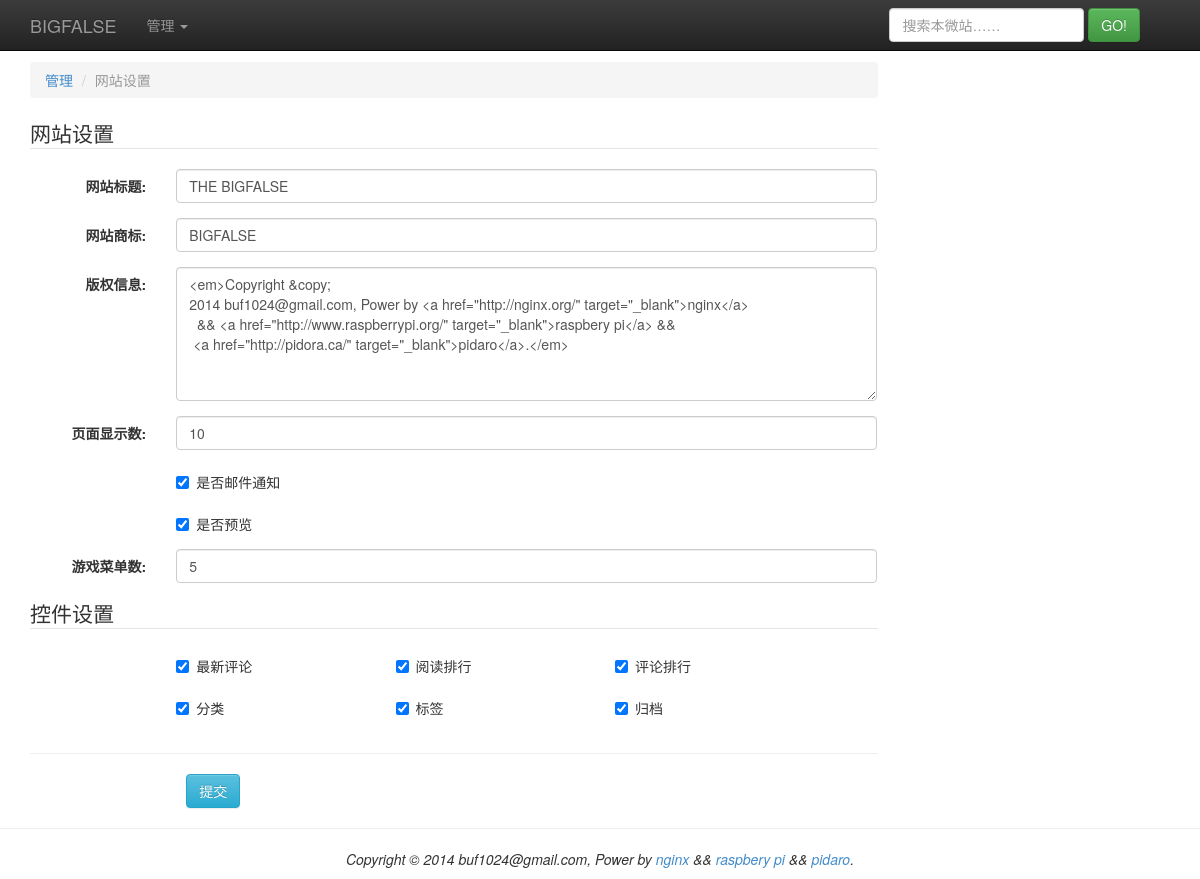
The page /manage/setting (signed in) on the database as committed earlier.
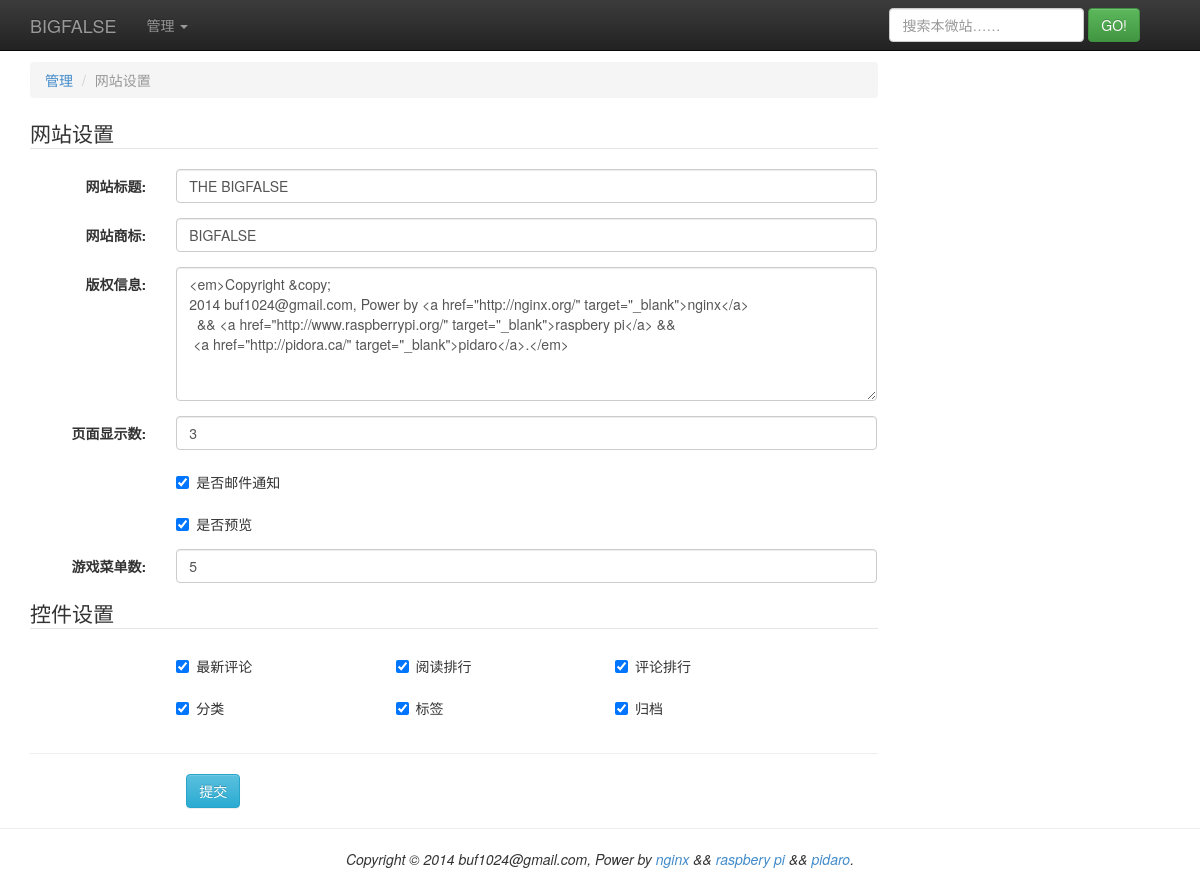
The same page on the database as committed later.
### tinylog/models.py (models this page shows, shortened)
class Settings(models.Model):
    title = models.CharField(max_length = 128)
    brand = models.CharField(max_length = 128)
    copy_info = models.CharField(max_length = 256)
    blog_display_count = models.IntegerField()
    blog_notify = models.BooleanField()
    blog_overview = models.BooleanField()
    game_menu_count = models.IntegerField()
    create_time = models.DateTimeField()
    update_time = models.DateTimeField()

class Module(models.Model):
    name = models.CharField(max_length = 64)
    desc = models.CharField(max_length = 512, null=True)
    visiable = models.BooleanField()
    display_count = models.IntegerField()
    create_time = models.DateTimeField()
    update_time = models.DateTimeField()

### tinylog/views.py (the view)
# urls.py: url(r'^manage/setting$', 'tinylog.views.mngsetting'),
def mngsetting(req):
    r = try_redirect(req)
    if r != None:
        return r
    settings = get_settings()
    setting = settings['setting']
    d = {}
    d['extral_block'] = get_mngsetting_extral_block()
    d['header_block'] = get_header_block(setting.title + u' : 博客设置',
                                             extjs = ['/js/mngsetting.js'])
    d['nav_block'] = get_nav_block(req)
    d['content_block'] = get_mngsetting_block()
    d['footer_block'] = get_footer_block()
    t = get_template('general.html')
    c = Context(d)
    h = t.render(c)
    return HttpResponse(h)

### tinylog/util.py (called while the page is built, shortened)
def get_settings(is_force = False):
    global _g_last_time
    global _g_read_interval
    now = int(time())
    diff = now - _g_last_time
    return _g_settings

def get_header_block(webtitle, extjs = None, extcss = None):
    settings = get_settings()
    d = {}
    d['webtitle'] = webtitle
    d['mstdjss'] = settings['stdjss']
    d['mstdcss'] = settings['stdcss']
    d['mextjs'] = extjs
    d['mextcss'] = extcss
    t = get_template('header.html')
    c = Context(d)
    h = t.render(c)
    return h

def get_nav_block(req):
    settings = get_settings()
    setting = settings['setting']
    games = settings['games']
    d = {}
    d['brand'] = setting.brand
    d['games'] = games
    d['admin'] = is_admin(req)
    t = get_template('nav.html')
    c = Context(d)
    h = t.render(c)
    return h

def get_footer_block():
    settings = get_settings()
    setting = settings['setting']
    d = {}
    d['copy_info'] = setting.copy_info
    t = get_template('footer.html')
    c = Context(d)
    h = t.render(c)
    return h

def get_confirm_dialog():
    d = {}
    d['dialog_id'] = 'dialog_confirm'
    d['dialog_title_id'] = 'dialog_confirm_title'
    d['dialog_body_id'] = 'dialog_confirm_body'
    d['dialog_title'] = u'确认'
    d['dialog_body'] = u'<h2>操作不可逆，是否确定？</h2>'
    btn_no = {}
    btn_no['id'] = 'dialog_confirm_no'
    btn_no['title'] = u'取消'
    btn_yes = {}
    btn_yes['id'] = 'dialog_confirm_yes'
    btn_yes['title'] = u'确定'
    d['btns'] = [btn_no, btn_yes]
    t = get_template('dialog.html')
    c = Context(d)
    h = t.render(c)
    return h

def is_admin(req):
    return req.user.is_authenticated()

def try_redirect(req = None):
    if is_admin(req) == False:
        return HttpResponseRedirect('/manage/admin')
    return None

### tinylog/util_setting.py (called while the page is built)
def get_mngsetting_block():
    settings = get_settings()
    setting = settings['setting']
    d = {}
    d['setting'] = setting
    modules = Module.objects.all().order_by('id')
    l = len(modules)
    lst = []
    if l > 0:
        lst_tmp = []
        for i in range(l):
            module = modules[i]
            lst_tmp.append(module)
            if (i + 1) % 3 == 0:
                lst.append(lst_tmp)
                lst_tmp = []
        if len(lst_tmp) > 0:
            lst.append(lst_tmp)
    d['modules'] = lst
    t = get_template('mngsetting.html')
    c = Context(d)
    h = t.render(c)
    return h

def get_mngsetting_extral_block():
    h = get_confirm_dialog()
    return h

### template/header.html (shortened to what this page needs)
{% for css in mstdcss %}
<link rel="stylesheet" type="text/css" href="{{ css }}" />
{% endfor %}

### template/nav.html (shortened to what this page needs)
<div class="navbar navbar-inverse navbar-fixed-top" role="navigation">
  <div class="container">
    <div class="navbar-header">
      <a class="navbar-brand" href="/">{{ brand }}</a>
    </div>
    <div class="navbar-collapse collapse">
      <ul class="nav navbar-nav">
        {% if admin %}
        <li class="dropdown">
          <a class="dropdown-toggle" data-toggle="dropdown" href="#">
            管理 <span class="caret"></span>
          </a>
        </li>
        {% else %}
        <li><a href="/manage/admin">管理</a></li>
        {% endif %}
      </ul>
      <form class="navbar-form navbar-right" role="search" method="get" action="/search">
        <div class="form-group">
          <input type="text" id="search_text" class="form-control" name="navq" placeholder="搜索本微站……">
        </div>
        <button type="submit" id="search_go" class="btn btn-success">GO!</button>
      </form>
    </div>
  </div>
</div>

### template/mngsetting.html
<div class="col-sm-9">
  <ol class="breadcrumb">
    <li><a href="#">管理</a></li>
    <li class="active">网站设置</li>
  </ol>
  <form class="form-horizontal" role="form">
    <fieldset>
      <legend>网站设置</legend>
      <div class="form-group">
        <label class="control-label col-sm-2" for="setting_opt_title">网站标题: </label>
        <div class="col-sm-10">
          <input type="text"  class="form-control" id="setting_opt_title" value="{{ setting.title }}" placeholder="网站标题">
        </div>
      </div>
      <div class="form-group">
        <label class="control-label col-sm-2" for="setting_opt_brand">网站商标: </label>
        <div class="col-sm-10">
          <input type="text"  class="form-control" id="setting_opt_brand" value="{{ setting.brand }}" placeholder="网站商标">
        </div>
      </div>
      <div class="form-group">
        <label class="control-label col-sm-2" for="setting_opt_copy_info">版权信息: </label>
        <div class="col-sm-10">
          <textarea class="form-control" id="setting_opt_copy_info" placeholder="版权信息(HTML)" rows="6">{{ setting.copy_info }}</textarea>
        </div>
      </div>
      <div class="form-group">
        <label class="control-label col-sm-2" for="setting_opt_display_count">页面显示数: </label>
        <div class="col-sm-10">
          <input type="text"  class="form-control" id="setting_opt_display_count" value="{{ setting.blog_display_count }}" placeholder="页面显示数">
        </div>
      </div>
      <div class="form-group">
        <div class="col-sm-offset-2 col-sm-10">
          <div class="checkbox">
            <label>
            {% if setting.blog_notify %}
              <input id="setting_opt_notify" checked="checked" type="checkbox"> 是否邮件通知
            {% else %}
              <input id="setting_opt_notify" type="checkbox"> 是否邮件通知
            {% endif %}
            </label>
          </div>
        </div>
      </div>
      <div class="form-group">
        <div class="col-sm-offset-2 col-sm-10">
          <div class="checkbox">
            <label>
            {% if setting.blog_overview %}
              <input id="setting_opt_overview" checked="checked" type="checkbox"> 是否预览
            {% else %}
              <input id="setting_opt_overview" type="checkbox"> 是否预览
            {% endif %}
            </label>
          </div>
        </div>
      </div>
      <div class="form-group">
        <label class="control-label col-sm-2" for="setting_opt_game_menu_count">游戏菜单数: </label>
        <div class="col-sm-10">
          <input type="text"  class="form-control" id="setting_opt_game_menu_count" value={{ setting.game_menu_count }} placeholder="游戏菜单数">
        </div>
      </div>
    </fieldset>
    {% if modules %}
    <fieldset>
      <legend>控件设置</legend>
      {% for module in modules %}
      <div class="form-group">
        <div class="col-sm-2"> </div>
        {% for submodule in module %}
        <div class="col-sm-3">
          <div class="checkbox">
            <label>
              {% if submodule.visiable %}
              <input type="checkbox" checked="checked" id="setting_opt_module_{{submodule.id}}" data="{{submodule.id}}"> {{submodule.name}}
              {% else %}
              <input type="checkbox" id="setting_opt_module_{{submodule.id}}" data="{{submodule.id}}"> {{submodule.name}}
              {% endif %}
            </label>
          </div>
        </div>
        {% endfor %}
      </div>
      {% endfor %}
    </fieldset>
    {% endif %}
  </form>
  <hr>
  <div class="form-group">
    <div class="col-sm-offset-2 col-sm-10">
      <button id="setting_opt_submit" class="btn btn-info" data="{{setting.id}}">提交</button>
    </div>
  </div>
</div>
<div class="col-sm-3"></div>

### template/footer.html
<footer>
  <div class="text-center-align">
  	<p>{{ copy_info|safe }}</p>
	</div>
</footer>

### template/general.html (shortened to what this page needs)
<!doctype html>
<html>
<head>
  {{ header_block|safe }}
</head>
<body>
  {{ nav_block|safe }}
  <div class="container">
    <div class="row">
       {{ content_block|safe }}
    </div>
  </div>
  <hr>
  {{ footer_block|safe }}
</body>
</html>

### static/css/bigfalse.css (style rules this page uses)
.text-center-align { text-align: center; }

Rows that differ between the two databases and show on the page:
changed Settings "BIGFALSE": blog_display_count "10" → "3"
